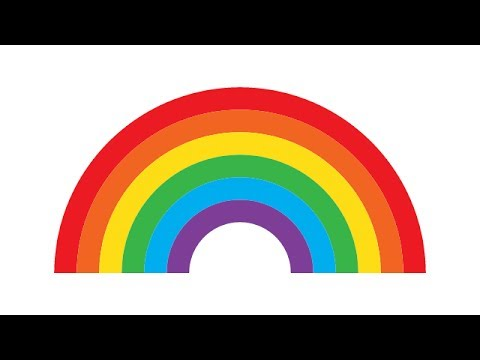
#> input picture Code/Kat/hqdefault.jpg, 480 x 360 px
$ python lab16.py
#> lines starting #> are read from the running program, lines starting #| are printed output that depends on the picture
# Lab 16: Image Manipulation
# Let's convert an image into greyscale using the Pillow library, which is a fork of PIL 'python image library'. First download the file from here and place it in the same directory as your code (or save it anywhere and use an absolute path when opening it). If you don't have pillow installed, run pip install pillow in a terminal. You can check if pillow using pip show pillow.
#
# Use the formula for converting to greyscale and the code below. Remember that Pillow uses ints for RGB values, in the range of 0-255, whereas your math will often use floats. 'Y' is used to represent the brightness. The following formula get the brightness of an RGB triplet. To convert to greyscale, set R, G, and B to Y.

# version 1, make greyscale
from PIL import Image
import colorsys
img = Image.open("hqdefault.jpg")
#> img is the input picture: PIL image 480x360 RGB; mean R, G, B 167.8, 152.5, 138.3
width, height = img.size
#> width = 480; height = 360
pixels = img.load()
for i in range(width):
    for j in range(height):
        r, g, b = pixels[i, j]
        Y = round(0.299*r + 0.587*g + 0.114*b)
        pixels[i, j] = (Y, Y, Y)
img.show()
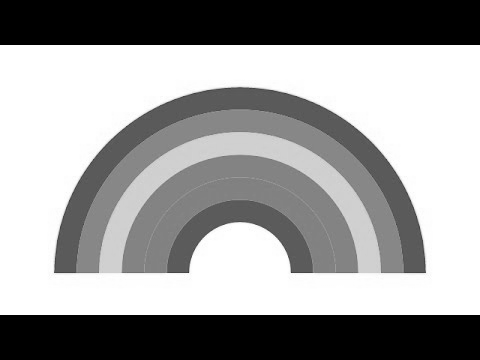
#> shown: PIL image 480x360 RGB; min 0, max 255, mean 155.5

# version 2, increase saturation (replace += with -= to decrease saturation)
img = Image.open("hqdefault.jpg")
width, height = img.size
pixels = img.load()
for i in range(width):
    for j in range(height):
        r, g, b = pixels[i, j]
        h, s, v = colorsys.rgb_to_hsv(r/255, g/255, b/255)
        if 0.5 < h < 0.7:
            h += 0.2
        if 0.5 < s < 0.7:
            s += 0.2
        if 0.5 < v < 0.7:
            v += 0.2

        r, g, b = colorsys.hsv_to_rgb(h, s, v)

        r = int(r*255)
        g = int(g*255)
        b = int(b*255)

        pixels[i, j] = (r, g, b)
img.show()
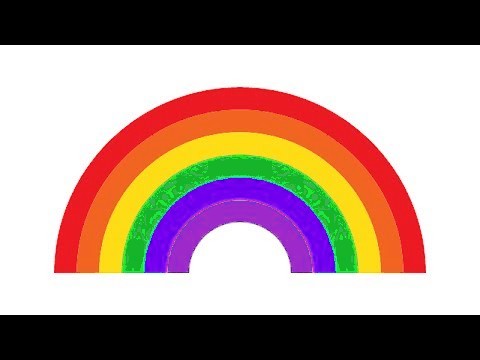
#> shown: PIL image 480x360 RGB; mean R, G, B 171.3, 146.9, 138.4

# Version 2
# Use the colorsys library to increase the saturation, decrease the saturation, and rotate the hue. Colorsys represents colors as floats in the range 0.0 - 1.0, whereas pillow uses ints in the range 0 - 255. You'll have to convert between these two representations.

from PIL import Image
import colorsys
img = Image.open("hqdefault.jpg")
width, height = img.size
pixels = img.load()
for i in range(width):
    for j in range(height):
        r, g, b = pixels[i, j]
        h, s, v = colorsys.rgb_to_hsv(r/255, g/255, b/255)
        if h > 0.3:
            h = s + 0.2
        if s > 0.3:
            s = v + 0.2
        if v > 0.3:
            v = h + 0.2

        r, g, b = colorsys.hsv_to_rgb(h, s, v)

        r = int(r*255)
        g = int(g*255)
        b = int(b*255)

        pixels[i, j] = (r, g, b)
img.show()
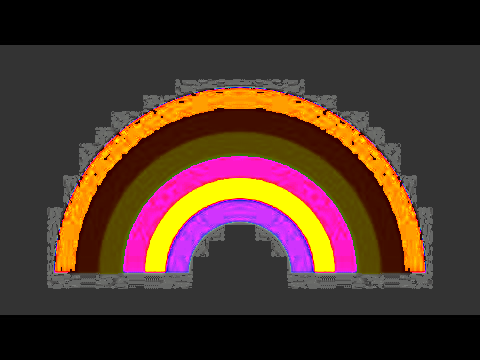
#> shown: PIL image 480x360 RGB; mean R, G, B 75.6, 51.2, 41.6


from PIL import Image, ImageDraw

width = 500
height = 500

img = Image.new('RGB', (width, height))
#> img: PIL image 500x500 RGB; every value is 0

draw = ImageDraw.Draw(img)

# Version 3
# Pillow can also be used to draw, the code below demonstrates some functions that Pillow provides. Use these functions to draw a stick figure.

# the origin (0, 0) is at the top-left corner

draw.rectangle(((0, 0), (width, height)), fill="white")

# draw a rectangle from x0, y0 to x1, y1
draw.rectangle(((200, 200), (300, 400)), fill="black")

# draw a line from x0, y0, x1, y1
# using the color pink
color = (256, 128, 128)  # pink
draw.line((100, 250, 200, 250), fill=color)
draw.line((400, 250, 300, 250), fill=color)
draw.line((250, 150, 250, 200), fill=color)
draw.line((150, 500, 225, 400), fill=color)
draw.line((350, 500, 275, 400), fill=color)


circle_x = width/2
circle_y = height/4
circle_radius = 50
draw.ellipse((circle_x-circle_radius, circle_y-circle_radius, circle_x+circle_radius, circle_y+circle_radius), fill='lightgreen')

draw.line((235, 140, 265, 140), fill='black')

circle_x = 235
circle_y = 110
circle_radius = 3
draw.ellipse((circle_x-circle_radius, circle_y-circle_radius, circle_x+circle_radius, circle_y+circle_radius), fill='black')

circle_x = 265
circle_y = 110
circle_radius = 3
draw.ellipse((circle_x-circle_radius, circle_y-circle_radius, circle_x+circle_radius, circle_y+circle_radius), fill='black')
img.show()
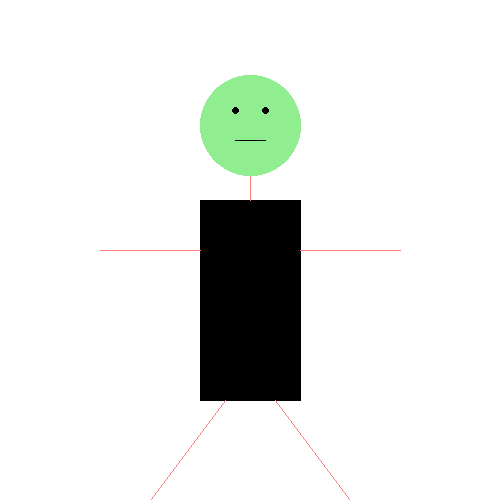
#> shown: PIL image 500x500 RGB; mean R, G, B 230.7, 233.4, 230.5
